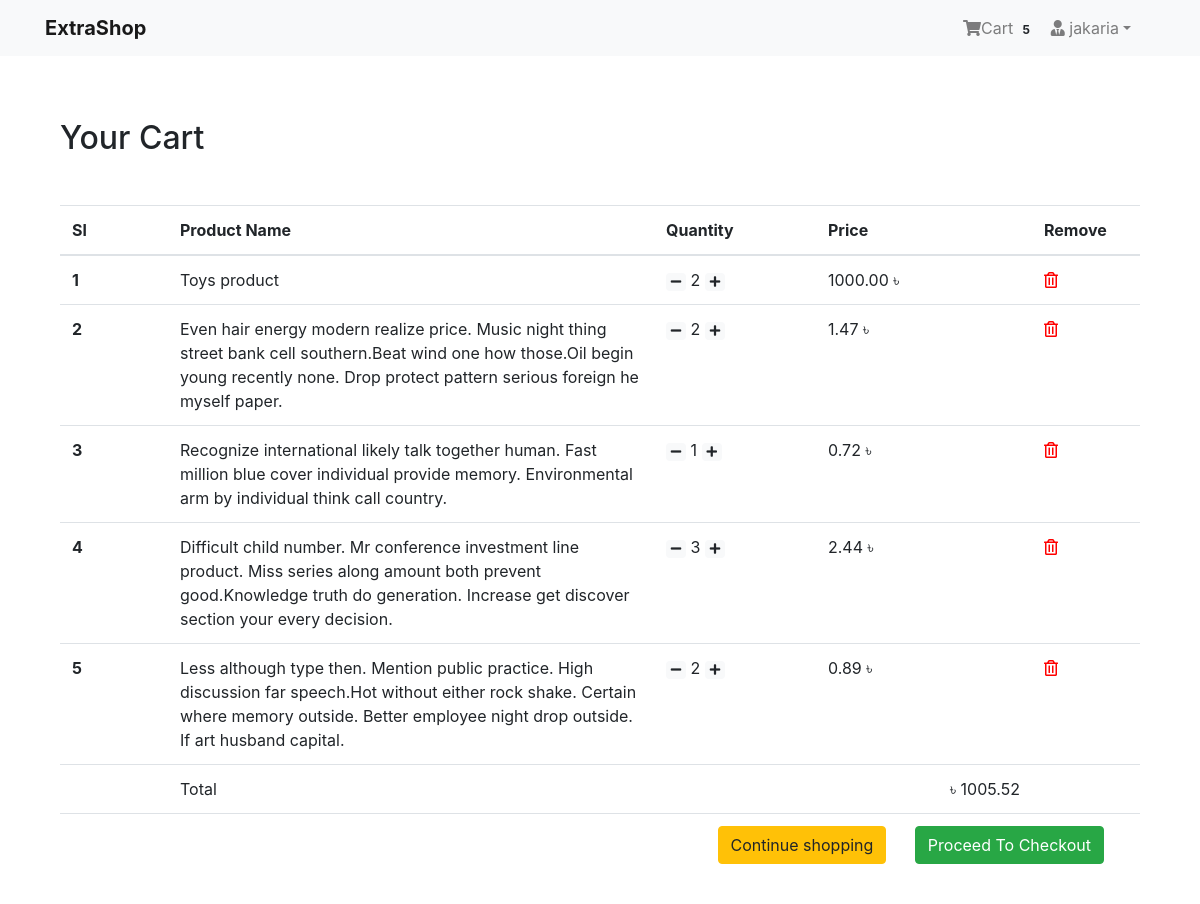
The app's page /order/cart/ (signed in) with its own data.
### app_login/models.py (models this page shows, shortened)
class User(AbstractBaseUser, PermissionsMixin):
    email = models.EmailField(unique=True, null=False)
    is_staff = models.BooleanField(
        ugettext_lazy('staff status'),
        default=False,
        help_text=ugettext_lazy(
            'Designates Whether the user can log in this site')
    )
    is_active = models.BooleanField(
        ugettext_lazy('active'),
        default=True,
        help_text=ugettext_lazy(
            ' Designates Whether this user should be treated as active. Unselect this instead of deleting accounts')
    )
    USERNAME_FIELD = 'email'
    objects = MyUserManager()

class Profile(models.Model):
    user = models.OneToOneField(
        User, on_delete=models.CASCADE, related_name='profile')
    username = models.CharField(max_length=264, blank=True)
    full_name = models.CharField(max_length=264, blank=True)
    address_1 = models.TextField(max_length=264, blank=True)
    city = models.CharField(max_length=264, blank=True)
    zipcode = models.CharField(max_length=10, blank=True)
    country = models.CharField(max_length=50, blank=True)
    phone = models.CharField(max_length=20, blank=True)
    date_joined = models.DateTimeField(auto_now_add=True)

### app_order/models.py (models this page shows, shortened)
class Order(models.Model):
    order_items = models.ManyToManyField(Cart)
    user = models.ForeignKey(settings.AUTH_USER_MODEL, on_delete=models.CASCADE)
    ordered = models.BooleanField(default=False)
    created = models.DateTimeField(auto_now_add=True)
    paymentId = models.CharField(max_length=264, blank=True, null=True)
    orderId = models.CharField(max_length=210, blank=True, null=True)
    def get_totals(self):
        total = 0
        for order_item in self.order_items.all():
            total += float(order_item.get_total())
        return total

class Cart(models.Model):
    user = models.ForeignKey(settings.AUTH_USER_MODEL, on_delete=models.CASCADE, related_name="cart")
    item = models.ForeignKey(Product, on_delete=models.CASCADE)
    quantity= models.IntegerField(default=1)
    purchased = models.BooleanField(default=False)
    created = models.DateTimeField(auto_now_add=True)
    updated = models.DateTimeField(auto_now=True)
    def get_total(self):
        total= self.quantity * self.item.price
        float_total= format(total, '0.2f')
        return float_total

### app_shop/models.py (models this page shows, shortened)
class Product(models.Model):
    mainimage = models.ImageField(upload_to="Products")
    name = models.CharField(max_length=264)
    category = models.ForeignKey(Category, on_delete=models.CASCADE, related_name ='category')
    preview_text = models.TextField(max_length=200, verbose_name='Preview Text')
    detail_text = models.TextField(max_length=1000, verbose_name='Description')
    price = models.FloatField()
    oldprice = models.FloatField(default=0.0)
    created = models.DateTimeField(auto_now_add=True)
    class Meta:
        ordering = ['-created']

### app_order/views.py (the view)
# urls.py: path('cart/', views.cartview, name='cart'),
@login_required
def cartview(request):
    carts = Cart.objects.filter(user=request.user, purchased = False)
    orders = Order.objects.filter(user=request.user, ordered = False)
    if carts.exists() and orders.exists():
        order = orders[0]
        return render (request, 'app_order/cart.html', context={'carts': carts, 'order':order})
    else:
        messages.warning(request, "Cart empty!")
        return redirect('app_shop: home')

### app_order/templatetags/cart_tag.py (called while the page is built)
@register.filter
def cart_total(user):
    order = Order.objects.filter(user=user, ordered=False)
    if order.exists():
        return order[0].order_items.count()
    else:
        return 0

### templates/app_order/cart.html (shortened to what this page needs)
{% extends 'base.html' %}
{% block content %}
<div class="container my-5">
  <div class="my-5">
    <h2>Your Cart</h2>
  </div>
  <table class="table table-hover" style="width: 100%">
    <thead>
      <tr>
        <th scope="col" width="10%">Sl</th>
        <th scope="col"  width="45%" >Product Name</th>
        <th scope="col"  width="15%" >Quantity</th>
        <th scope="col"  width="20%"  align="right">Price</th>
        <th scope="col"  width="10%" >Remove</th>
      </tr>
    </thead>
    <tbody>
      {% for cart in carts %}
      <tr>
        <th scope="row">{{ forloop.counter }}</th>
        <td>{{cart.item.name}}</td>
        <td>
          <a href="/"> <span class="badge badge-light"> <i class="fas fa-minus"></i></span> </a>
          {{ cart.quantity }}
          <a href="/"> <span class="badge badge-light"> <i class="fas fa-plus"></i></span> </a>
        </td>
        <td>{{cart.get_total}}<span> &#2547;</span></td>
        <td> <a href="{% url 'app_order:remove' pk=cart.item.pk %}" style="color: red;"><i class="far fa-trash-alt"></i></a></td>
      </tr>
      {% endfor %}
      <tr>
        <th scope="row"></th>
        <td colspan="2">Total</td>
        <td align="right">&#2547; {{ order.get_totals | floatformat:2 }}</td>
        <td></td>
      </tr>
      <tr>
        <th scope="row"></th>
        <td colspan="4" class="text-right">
          <a href="{% url 'app_shop:home' %}" class="btn btn-warning mr-4">Continue shopping</a>
          <a href="" class="btn btn-success mr-4">Proceed To Checkout</a>
        </td>
      </tr>
    </tbody>
  </table>
</div>
{% endblock %}

### templates/navbar.html (shortened to what this page needs)
{% load cart_tag %}
<nav class="navbar navbar-expand-lg navbar-light bg-light">
  <div class="container">
    <a class="navbar-brand" href="{% url 'app_shop:home' %}"> <b>ExtraShop</b> </a>
  <div class="collapse navbar-collapse" id="navbarNav">
    <ul class="navbar-nav ml-auto">
       {% if request.user.is_authenticated %}
      <li class="nav-item">
          <a href="{% url 'app_order:cart' %}" class="nav-link">
          <i class="fa fa-shopping-cart"></i>Cart <span class="badge badge-light">{{ request.user | cart_total }}</span>
        </a>
      </li>
      <li class="nav-item dropdown mr-3">
        <a class="nav-link dropdown-toggle" href="#" id="navbarDropdown"
        role="button" data-toggle="dropdown" aria-haspopup="true" aria-expanded="false">
      <i class="fas fa-user-tie"></i>
      {{request.user.profile.username}}</a>
      </li>
      {% else %}
      <li class="nav-item">
        <a href="{% url 'app_login:login' %}" class="btn btn-primary">Login</a>
      </li>
      {% endif %}
    </ul>
   </div>
  </div>
</nav>

### records on screen
User: user|cart_total "5", user.profile.username "jakaria"
Cart: item.name "Toys product", quantity "2", get_total "1000.00"
Cart: item.name "Even hair energy modern realize price. Music night thing street bank cell southern.Beat wind one how those.Oil begin young recently none. Drop protect pattern serious foreign he myself paper.", quantity "2", get_total "1.47"
Cart: item.name "Recognize international likely talk together human. Fast million blue cover individual provide memory. Environmental arm by individual think call country.", quantity "1", get_total "0.72"
Cart: item.name "Difficult child number. Mr conference investment line product. Miss series along amount both prevent good.Knowledge truth do generation. Increase get discover section your every decision.", quantity "3", get_total "2.44"
Cart: item.name "Less although type then. Mention public practice. High discussion far speech.Hot without either rock shake. Certain where memory outside. Better employee night drop outside. If art husband capital.", quantity "2", get_total "0.89"
Order: get_totals "1005.52"
